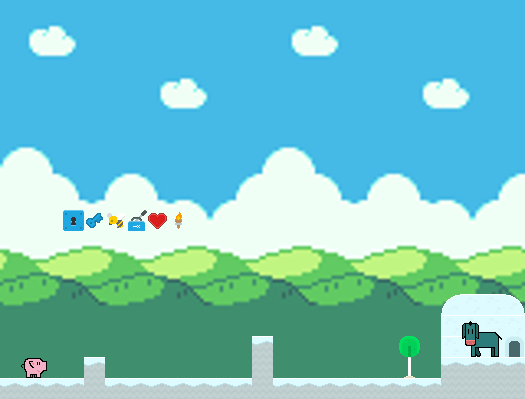

Tiled map render using the project's own tile images. Description and the whole map definition, tile-layer contents included, below:
An orthogonal 25x19 tile map with 21x21 px tiles, 6 tile layers (platforms, collectables, objects, mobs, ...), 2 tilesets, 1 image layer.

<map version="1.0" tiledversion="1.0.2" orientation="orthogonal" renderorder="right-down" width="25" height="19" tilewidth="21" tileheight="21" infinite="0" nextobjectid="1">
 <tileset firstgid="1" source="sprites.tsx" />
 <tileset firstgid="901" source="characters.tsx" />
 <imagelayer name="bg">
 <image source="../bg_512x384.png" width="525" height="384" />
 </imagelayer>
 <layer name="platforms" width="25" height="19">
  <data encoding="csv">
0,0,0,0,0,0,0,0,0,0,0,0,0,0,0,0,0,0,0,0,0,0,0,0,0,
0,0,0,0,0,0,0,0,0,0,0,0,0,0,0,0,0,0,0,0,0,0,0,0,0,
0,0,0,0,0,0,0,0,0,0,0,0,0,0,0,0,0,0,0,0,0,0,0,0,0,
0,0,0,0,0,0,0,0,0,0,0,0,0,0,0,0,0,0,0,0,0,0,0,0,0,
0,0,0,0,0,0,0,0,0,0,0,0,0,0,0,0,0,0,0,0,0,0,0,0,0,
0,0,0,0,0,0,0,0,0,0,0,0,0,0,0,0,0,0,0,0,0,0,0,0,0,
0,0,0,0,0,0,0,0,0,0,0,0,0,0,0,0,0,0,0,0,0,0,0,0,0,
0,0,0,0,0,0,0,0,0,0,0,0,0,0,0,0,0,0,0,0,0,0,0,0,0,
0,0,0,0,0,0,0,0,0,0,0,0,0,0,0,0,0,0,0,0,0,0,0,0,0,
0,0,0,0,0,0,0,0,0,0,0,0,0,0,0,0,0,0,0,0,0,0,0,0,0,
0,0,0,0,0,0,0,0,0,0,0,0,0,0,0,0,0,0,0,0,0,0,0,0,0,
0,0,0,0,0,0,0,0,0,0,0,0,0,0,0,0,0,0,0,0,0,0,0,0,0,
0,0,0,0,0,0,0,0,0,0,0,0,0,0,0,0,0,0,0,0,0,0,0,0,0,
0,0,0,0,0,0,0,0,0,0,0,0,0,0,0,0,0,0,0,0,0,0,0,0,0,
0,0,0,0,0,0,0,0,0,0,0,0,0,0,0,0,0,0,0,0,0,0,0,0,0,
0,0,0,0,0,0,0,0,0,0,0,0,0,0,0,0,0,0,0,0,0,0,0,0,0,
0,0,0,0,0,0,0,0,0,0,0,0,64,0,0,0,0,0,0,0,0,0,0,0,0,
0,0,0,0,64,0,0,0,0,0,0,0,93,0,0,0,0,0,0,0,0,64,64,64,64,
64,64,64,64,93,64,64,64,64,64,64,64,93,64,64,64,64,64,64,64,64,93,93,93,93
</data>
 </layer>
 <layer name="collectables" width="25" height="19">
  <data encoding="csv">
0,0,0,0,0,0,0,0,0,0,0,0,0,0,0,0,0,0,0,0,0,0,0,0,0,
0,0,0,0,0,0,0,0,0,0,0,0,0,0,0,0,0,0,0,0,0,0,0,0,0,
0,0,0,0,0,0,0,0,0,0,0,0,0,0,0,0,0,0,0,0,0,0,0,0,0,
0,0,0,0,0,0,0,0,0,0,0,0,0,0,0,0,0,0,0,0,0,0,0,0,0,
0,0,0,0,0,0,0,0,0,0,0,0,0,0,0,0,0,0,0,0,0,0,0,0,0,
0,0,0,0,0,0,0,0,0,0,0,0,0,0,0,0,0,0,0,0,0,0,0,0,0,
0,0,0,0,0,0,0,0,0,0,0,0,0,0,0,0,0,0,0,0,0,0,0,0,0,
0,0,0,0,0,0,0,0,0,0,0,0,0,0,0,0,0,0,0,0,0,0,0,0,0,
0,0,0,0,0,0,0,0,0,0,0,0,0,0,0,0,0,0,0,0,0,0,0,0,0,
0,0,0,0,0,0,0,0,0,0,0,0,0,0,0,0,0,0,0,0,0,0,0,0,0,
0,0,0,0,0,0,0,0,0,0,0,0,0,0,0,0,0,0,0,0,0,0,0,0,0,
0,0,0,0,0,0,0,0,0,0,0,0,0,0,0,0,0,0,0,0,0,0,0,0,0,
0,0,0,0,0,0,0,0,0,0,0,0,0,0,0,0,0,0,0,0,0,0,0,0,0,
0,0,0,0,0,0,0,0,0,0,0,0,0,0,0,0,0,0,0,0,0,0,0,0,0,
0,0,0,0,0,0,0,0,0,0,0,0,0,0,0,0,0,0,0,0,0,0,0,0,0,
0,0,0,0,0,0,0,0,0,0,0,0,0,0,0,0,0,0,0,0,0,0,0,0,0,
0,0,0,0,0,0,0,0,0,0,0,0,0,0,0,0,0,0,0,0,0,0,0,0,0,
0,0,0,0,0,0,0,0,0,0,0,0,0,0,0,0,0,0,0,0,0,0,0,0,0,
0,0,0,0,0,0,0,0,0,0,0,0,0,0,0,0,0,0,0,0,0,0,0,0,0
</data>
 </layer>
 <layer name="objects" width="25" height="19">
  <data encoding="csv">
0,0,0,0,0,0,0,0,0,0,0,0,0,0,0,0,0,0,0,0,0,0,0,0,0,
0,0,0,0,0,0,0,0,0,0,0,0,0,0,0,0,0,0,0,0,0,0,0,0,0,
0,0,0,0,0,0,0,0,0,0,0,0,0,0,0,0,0,0,0,0,0,0,0,0,0,
0,0,0,0,0,0,0,0,0,0,0,0,0,0,0,0,0,0,0,0,0,0,0,0,0,
0,0,0,0,0,0,0,0,0,0,0,0,0,0,0,0,0,0,0,0,0,0,0,0,0,
0,0,0,0,0,0,0,0,0,0,0,0,0,0,0,0,0,0,0,0,0,0,0,0,0,
0,0,0,0,0,0,0,0,0,0,0,0,0,0,0,0,0,0,0,0,0,0,0,0,0,
0,0,0,0,0,0,0,0,0,0,0,0,0,0,0,0,0,0,0,0,0,0,0,0,0,
0,0,0,0,0,0,0,0,0,0,0,0,0,0,0,0,0,0,0,0,0,0,0,0,0,
0,0,0,0,0,0,0,0,0,0,0,0,0,0,0,0,0,0,0,0,0,0,0,0,0,
0,0,0,226,407,355,887,374,317,0,0,0,0,0,0,0,0,0,0,0,0,0,0,0,0,
0,0,0,0,0,0,0,0,0,0,0,0,0,0,0,0,0,0,0,0,0,0,0,0,0,
0,0,0,0,0,0,0,0,0,0,0,0,0,0,0,0,0,0,0,0,0,0,0,0,0,
0,0,0,0,0,0,0,0,0,0,0,0,0,0,0,0,0,0,0,0,0,0,0,0,0,
0,0,0,0,0,0,0,0,0,0,0,0,0,0,0,0,0,0,0,0,0,552,553,553,554,
0,0,0,0,0,0,0,0,0,0,0,0,0,0,0,0,0,0,0,0,0,553,553,553,553,
0,0,0,0,0,0,0,0,0,0,0,0,0,0,0,0,0,0,0,625,0,553,582,583,584,
0,0,0,0,0,0,0,0,0,0,0,0,0,0,0,0,0,0,0,655,0,0,0,0,0,
0,0,0,0,0,0,0,0,0,0,0,0,0,0,0,0,0,0,0,0,0,0,0,0,0
</data>
 </layer>
 <layer name="mobs" width="25" height="19">
  <data encoding="csv">
0,0,0,0,0,0,0,0,0,0,0,0,0,0,0,0,0,0,0,0,0,0,0,0,0,
0,0,0,0,0,0,0,0,0,0,0,0,0,0,0,0,0,0,0,0,0,0,0,0,0,
0,0,0,0,0,0,0,0,0,0,0,0,0,0,0,0,0,0,0,0,0,0,0,0,0,
0,0,0,0,0,0,0,0,0,0,0,0,0,0,0,0,0,0,0,0,0,0,0,0,0,
0,0,0,0,0,0,0,0,0,0,0,0,0,0,0,0,0,0,0,0,0,0,0,0,0,
0,0,0,0,0,0,0,0,0,0,0,0,0,0,0,0,0,0,0,0,0,0,0,0,0,
0,0,0,0,0,0,0,0,0,0,0,0,0,0,0,0,0,0,0,0,0,0,0,0,0,
0,0,0,0,0,0,0,0,0,0,0,0,0,0,0,0,0,0,0,0,0,0,0,0,0,
0,0,0,0,0,0,0,0,0,0,0,0,0,0,0,0,0,0,0,0,0,0,0,0,0,
0,0,0,0,0,0,0,0,0,0,0,0,0,0,0,0,0,0,0,0,0,0,0,0,0,
0,0,0,0,0,0,0,0,0,0,0,0,0,0,0,0,0,0,0,0,0,0,0,0,0,
0,0,0,0,0,0,0,0,0,0,0,0,0,0,0,0,0,0,0,0,0,0,0,0,0,
0,0,0,0,0,0,0,0,0,0,0,0,0,0,0,0,0,0,0,0,0,0,0,0,0,
0,0,0,0,0,0,0,0,0,0,0,0,0,0,0,0,0,0,0,0,0,0,0,0,0,
0,0,0,0,0,0,0,0,0,0,0,0,0,0,0,0,0,0,0,0,0,0,0,0,0,
0,0,0,0,0,0,0,0,0,0,0,0,0,0,0,0,0,0,0,0,0,0,0,0,0,
0,0,0,0,0,0,0,0,0,0,0,0,0,0,0,0,0,0,0,0,0,0,0,0,0,
0,0,0,0,0,0,0,0,0,0,0,0,0,0,0,0,0,0,0,0,0,0,0,0,0,
0,0,0,0,0,0,0,0,0,0,0,0,0,0,0,0,0,0,0,0,0,0,0,0,0
</data>
 </layer>
 <layer name="pig" width="25" height="19">
  <data encoding="csv">
0,0,0,0,0,0,0,0,0,0,0,0,0,0,0,0,0,0,0,0,0,0,0,0,0,
0,0,0,0,0,0,0,0,0,0,0,0,0,0,0,0,0,0,0,0,0,0,0,0,0,
0,0,0,0,0,0,0,0,0,0,0,0,0,0,0,0,0,0,0,0,0,0,0,0,0,
0,0,0,0,0,0,0,0,0,0,0,0,0,0,0,0,0,0,0,0,0,0,0,0,0,
0,0,0,0,0,0,0,0,0,0,0,0,0,0,0,0,0,0,0,0,0,0,0,0,0,
0,0,0,0,0,0,0,0,0,0,0,0,0,0,0,0,0,0,0,0,0,0,0,0,0,
0,0,0,0,0,0,0,0,0,0,0,0,0,0,0,0,0,0,0,0,0,0,0,0,0,
0,0,0,0,0,0,0,0,0,0,0,0,0,0,0,0,0,0,0,0,0,0,0,0,0,
0,0,0,0,0,0,0,0,0,0,0,0,0,0,0,0,0,0,0,0,0,0,0,0,0,
0,0,0,0,0,0,0,0,0,0,0,0,0,0,0,0,0,0,0,0,0,0,0,0,0,
0,0,0,0,0,0,0,0,0,0,0,0,0,0,0,0,0,0,0,0,0,0,0,0,0,
0,0,0,0,0,0,0,0,0,0,0,0,0,0,0,0,0,0,0,0,0,0,0,0,0,
0,0,0,0,0,0,0,0,0,0,0,0,0,0,0,0,0,0,0,0,0,0,0,0,0,
0,0,0,0,0,0,0,0,0,0,0,0,0,0,0,0,0,0,0,0,0,0,0,0,0,
0,0,0,0,0,0,0,0,0,0,0,0,0,0,0,0,0,0,0,0,0,0,0,0,0,
0,0,0,0,0,0,0,0,0,0,0,0,0,0,0,0,0,0,0,0,0,0,0,0,0,
0,0,0,0,0,0,0,0,0,0,0,0,0,0,0,0,0,0,0,0,0,0,0,0,0,
0,906,0,0,0,0,0,0,0,0,0,0,0,0,0,0,0,0,0,0,0,0,0,0,0,
0,0,0,0,0,0,0,0,0,0,0,0,0,0,0,0,0,0,0,0,0,0,0,0,0
</data>
 </layer>
 <layer name="donkey" width="25" height="19">
  <data encoding="csv">
0,0,0,0,0,0,0,0,0,0,0,0,0,0,0,0,0,0,0,0,0,0,0,0,0,
0,0,0,0,0,0,0,0,0,0,0,0,0,0,0,0,0,0,0,0,0,0,0,0,0,
0,0,0,0,0,0,0,0,0,0,0,0,0,0,0,0,0,0,0,0,0,0,0,0,0,
0,0,0,0,0,0,0,0,0,0,0,0,0,0,0,0,0,0,0,0,0,0,0,0,0,
0,0,0,0,0,0,0,0,0,0,0,0,0,0,0,0,0,0,0,0,0,0,0,0,0,
0,0,0,0,0,0,0,0,0,0,0,0,0,0,0,0,0,0,0,0,0,0,0,0,0,
0,0,0,0,0,0,0,0,0,0,0,0,0,0,0,0,0,0,0,0,0,0,0,0,0,
0,0,0,0,0,0,0,0,0,0,0,0,0,0,0,0,0,0,0,0,0,0,0,0,0,
0,0,0,0,0,0,0,0,0,0,0,0,0,0,0,0,0,0,0,0,0,0,0,0,0,
0,0,0,0,0,0,0,0,0,0,0,0,0,0,0,0,0,0,0,0,0,0,0,0,0,
0,0,0,0,0,0,0,0,0,0,0,0,0,0,0,0,0,0,0,0,0,0,0,0,0,
0,0,0,0,0,0,0,0,0,0,0,0,0,0,0,0,0,0,0,0,0,0,0,0,0,
0,0,0,0,0,0,0,0,0,0,0,0,0,0,0,0,0,0,0,0,0,0,0,0,0,
0,0,0,0,0,0,0,0,0,0,0,0,0,0,0,0,0,0,0,0,0,0,0,0,0,
0,0,0,0,0,0,0,0,0,0,0,0,0,0,0,0,0,0,0,0,0,0,0,0,0,
0,0,0,0,0,0,0,0,0,0,0,0,0,0,0,0,0,0,0,0,0,0,0,0,0,
0,0,0,0,0,0,0,0,0,0,0,0,0,0,0,0,0,0,0,0,0,0,905,0,0,
0,0,0,0,0,0,0,0,0,0,0,0,0,0,0,0,0,0,0,0,0,0,0,0,0,
0,0,0,0,0,0,0,0,0,0,0,0,0,0,0,0,0,0,0,0,0,0,0,0,0
</data>
 </layer>
</map>
